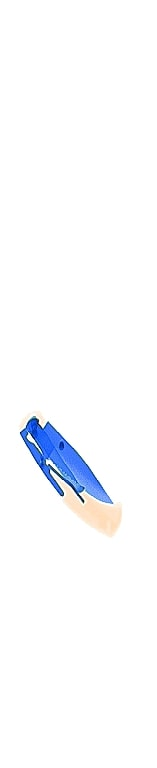
#> input picture threat_images/BAGGAGE_20170522_115645_80428_B.jpg, 157 x 768 px
$ python main.py threat_images/BAGGAGE_20170522_115645_80428_B.jpg threat_images/BAGGAGE_20170522_115645_80428_B.jpg out.png
#> lines starting #> are read from the running program, lines starting #| are printed output that depends on the picture; after the words box and inside, x2 and y2 are one past the last pixel; in counts of white or black regions, pixels touching at a corner belong together
### utils.py
# -*- coding: utf-8 -*-
"""
Created on Mon Sep 13 09:07:25 2021

@author: prajw
"""
import cv2
import numpy as np

def rotate(img, ccw = False):
    """Rotate the image to a new image .

    Args:
        img (np.ndarray of uint8): A numpy array of the image.
        ccw (bool, optional): Set to True to rotate image clockwise. Defaults to False.

    Returns:
        (np.ndarray of uint8): A numpy array of the image.
    """
    h, w = img.shape[:2]
    if ccw:
        return cv2.warpAffine(img, cv2.getRotationMatrix2D((w/2, h/2), 45, 0.7071), (w, h), borderValue = [255,255,255])
    else:
        return cv2.warpAffine(img, cv2.getRotationMatrix2D((w/2, h/2), -45, 0.7071), (w, h), borderValue = [255,255,255])


def get_threat(threat, ccw = False):
    """Get a color image from a given threat along with its alpha mask.

    Args:
        threat (np.ndarray of uint8): A numpy array of the 3 channel image.
        ccw (bool, optional): Set to True to rotate image clockwise. Defaults to False.

    Returns:
        (np.ndarray of uint8): A numpy array of the 4 channel image cropped to only include the rotated threat.
    """
    mask = np.where(cv2.cvtColor(threat, cv2.COLOR_BGR2GRAY) == 255, 0, 1).astype('uint8')


    contours,hierarchy = cv2.findContours(mask,cv2.RETR_EXTERNAL,cv2.CHAIN_APPROX_SIMPLE)
    cntsSorted = sorted(contours, key=lambda x: cv2.contourArea(x))
    cnt = cntsSorted[-1]
    x,y,w,h = cv2.boundingRect(cnt)

    # Final threat image
    crop = threat[y:y+h,x:x+w]

    # plt.imshow(crop)

    rotated = rotate(crop, ccw = ccw)

    # plt.imshow(rotated)

    mask = np.where(cv2.cvtColor(rotated, cv2.COLOR_BGR2GRAY) >= 240, 0, 255).astype('uint8')
    # plt.imshow(mask)

    rgba = cv2.cvtColor(rotated, cv2.COLOR_RGB2RGBA)
    rgba[:, :, 3] = mask

    return rgba

def get_bg(bg):
    """Get a background color for a given background image .

    Args:
        bg (np.ndarray of uint8): A numpy array of the image.
    Returns:
        bg (np.ndarray of uint8): A numpy array of the image.
        x (int): The x coordinate of the top left of threat image.
        y (int): The y coordinate of the top left of threat image.
        w (int): The width of the threat image.
        h (int): The height of the threat image.
    """
    mask = np.where(cv2.cvtColor(bg, cv2.COLOR_BGR2GRAY) == 255, 0, 1).astype('uint8')

    # plt.imshow(mask)

    contours,hierarchy = cv2.findContours(mask,cv2.RETR_EXTERNAL,cv2.CHAIN_APPROX_SIMPLE)
    contours = sorted(contours, key=lambda x: cv2.contourArea(x))
    cnt = contours[-1]

    w = 0
    h = 0
    while w<50 or h<50:
        index = sorted(np.random.choice(cnt.shape[0], 2, replace=False))
        p = cnt[index][:,0,:]
        x,y,w,h = map(int , [p[0][0], p[0][1], abs(p[1][0] - p[0][0]), abs(p[1][1] - p[0][1])])

    return bg, x,y,w,h

# rgba = cv2.resize(rgba, (w,h))


def overlay_transparent(background_img, img_to_overlay_t, x, y, overlay_size=None):
    """Overlay the image with transparent threat image withing the bag area.

    Args:
        background_img (np.ndarray of uint8): A numpy array of the image.
        img_to_overlay_t (np.ndarray of uint8): A numpy array of the image.
        x (int): topleft of the image
        y (int): topleft of the image
        overlay_size (1d List, optional): Desired overlay size. Defaults to None.

    Returns:
        bg_img (np.ndarray of uint8): A numpy array of the image with threat placed over the background
    """

    bg_img = background_img.copy()

    if overlay_size is not None:
        img_to_overlay_t = cv2.resize(img_to_overlay_t.copy(), overlay_size)

    b,g,r,a = cv2.split(img_to_overlay_t)
    overlay_color = cv2.merge((b,g,r))

    mask = cv2.medianBlur(a,5)

    h, w, _ = overlay_color.shape
    roi = bg_img[y:y+h, x:x+w]

    img1_bg = cv2.bitwise_and(roi.copy(),roi.copy(),mask = cv2.bitwise_not(mask))

    img2_fg = cv2.bitwise_and(overlay_color,overlay_color,mask = mask)

    bg_img[y:y+h, x:x+w] = cv2.add(img1_bg, img2_fg)

    return bg_img

### main.py
# -*- coding: utf-8 -*-
"""
Created on Mon Sep 13 19:40:46 2021

@author: prajw
"""
from utils import rotate, get_threat, get_bg, overlay_transparent
import sys
import cv2
import matplotlib.pyplot as plt

if __name__ == '__main__':


    ccw = False
    if len(sys.argv) == 5:
        ccw = True

    threat = cv2.imread(sys.argv[1])
#> threat is the input picture: shape (768, 157, 3); mean B, G, R 253.2, 251, 249.9
    rgba = get_threat(threat, ccw = ccw)
#> in get_threat, `mask = np.where(cv2.cvtColor(threat, cv2.COLOR_BGR2GRAY) == 255, 0, 1)..`:
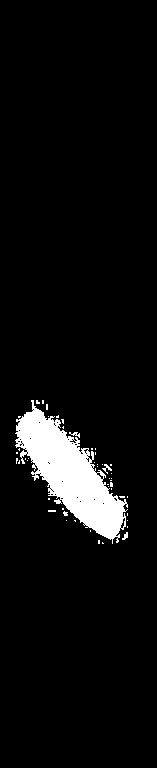
#> mask: shape (768, 157); values 0 (black) and 1 (white), 5.7% white; 49 white regions (45 under 20 px)
#> in get_threat, `contours,hierarchy = cv2.findContours(mask,cv2.RETR_EXTERNAL,cv2.CHAIN..`: contours = 49 contours, 48 with area under 20; largest, box (x1, y1, x2, y2) and area: (15, 400, 128, 544) 6309
#> in get_threat, `cntsSorted = sorted(contours, key=lambda x: cv2.contourArea(x))`: cntsSorted has the same summary as contours
#> in get_threat, `cnt = cntsSorted[-1]`: cnt = contour of 494 points, box (x1, y1, x2, y2) (15, 400, 128, 544), area 6309
#> in get_threat, `x,y,w,h = cv2.boundingRect(cnt)`: x = 15; y = 400; w = 113; h = 144
#> in get_threat, `crop = threat[y:y+h,x:x+w]`:
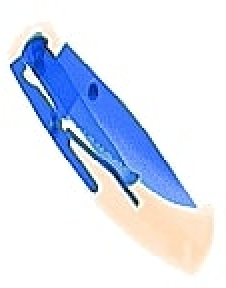
#> crop: shape (144, 113, 3) (shown 2 times larger); mean B, G, R 241.8, 225.5, 217.5
#> in rotate, `return cv2.warpAffine(img, cv2.getRotationMatrix2D((w/2, h/2), -45, 0...`:
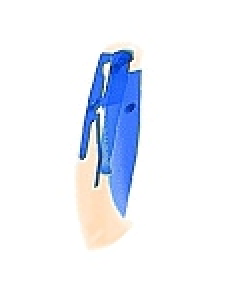
#> returned value: shape (144, 113, 3) (shown 2 times larger); mean of channels 0, 1, 2 248.4, 240.3, 236.3; drawn as B, G, R
#> in get_threat, `mask = np.where(cv2.cvtColor(rotated, cv2.COLOR_BGR2GRAY) >= 240, 0, 2..`:
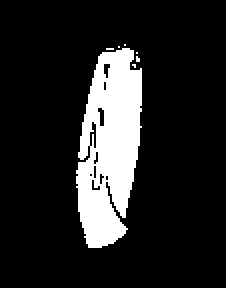
#> mask: shape (144, 113) (shown 2 times larger); 14.4% white; 7 white regions (6 under 20 px)
    # threat = cv2.imread('threat_images/BAGGAGE_20170522_115645_80428_B.jpg')
    bg = cv2.imread(sys.argv[2])
    bg, x,y,w,h = get_bg(bg)
#> the loop in get_bg, `while w<50 or h<50:` made 9 passes
#> (p, x, y, w, h) on passes 1 to 9: ([[33, 462], [102, 482]], 33, 462, 69, 20), ([[31, 473], [92, 456]], 31, 473, 61, 17), ([[35, 474], [93, 452]], 35, 474, 58, 22), ([[83, 524], [126, 505]], 83, 524, 43, 19), ([[29, 455], [54, 501]], 29, 455, 25, 46), ([[105, 476], [91, 462]], 105, 476, 14, 14), ([[32, 474], [90, 462]], 32, 474, 58, 12), ([[15, 433], [29, 455]], 15, 433, 14, 22), ([[16, 430], [80, 520]], 16, 430, 64, 90)
#> x = 16; y = 430; w = 64; h = 90
    f = 0
    c = 0
    while not f:
        try:
            if w>200 or h>150:
                w = 200
                h = 150
            out = overlay_transparent(bg, rgba, x, y, (w,h))
#> in overlay_transparent, `b,g,r,a = cv2.split(img_to_overlay_t)`:
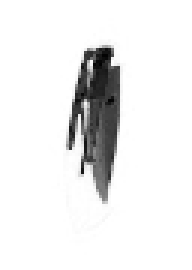
#> r: shape (90, 64) (shown 3 times larger); min 2, max 255, mean 236.3
#> in overlay_transparent, `img1_bg = cv2.bitwise_and(roi.copy(),roi.copy(),mask = cv2.bitwise_not..`:
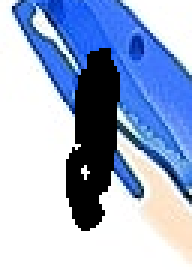
#> img1_bg: shape (90, 64, 3) (shown 3 times larger); mean B, G, R 206.1, 174.6, 158.2
#> in overlay_transparent, `img2_fg = cv2.bitwise_and(overlay_color,overlay_color,mask = mask)`:
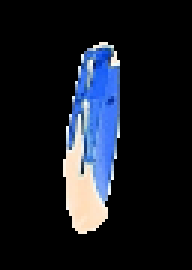
#> img2_fg: shape (90, 64, 3) (shown 3 times larger); mean B, G, R 34.4, 26.1, 22.1
            plt.imshow(out)
            cv2.imwrite(sys.argv[3], out)
            f = 1
        except:
            c+=1
            if c>1000:
                print('Max Tries Exceeded, check input image dimensions and try again')
                break

$ run again, with threat_images/BAGGAGE_20170524_075554_80428_B.jpg copied over threat_images/BAGGAGE_20170522_115645_80428_B.jpg
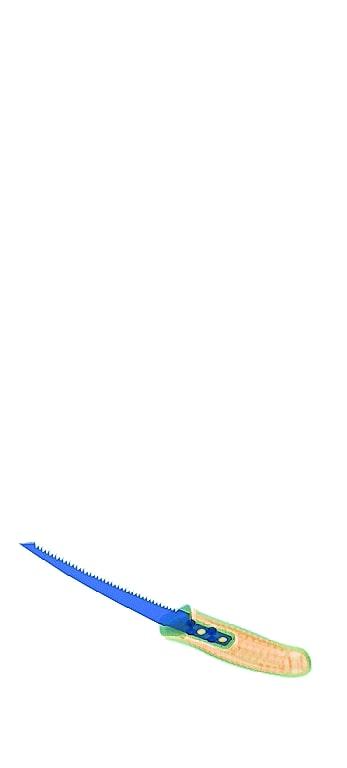
#> input picture threat_images/BAGGAGE_20170524_075554_80428_B.jpg, 347 x 768 px
#> threat is the input picture: shape (768, 347, 3); mean B, G, R 252.6, 252.4, 251.9
#> in get_threat, `mask = np.where(cv2.cvtColor(threat, cv2.COLOR_BGR2GRAY) == 255, 0, 1)..`:
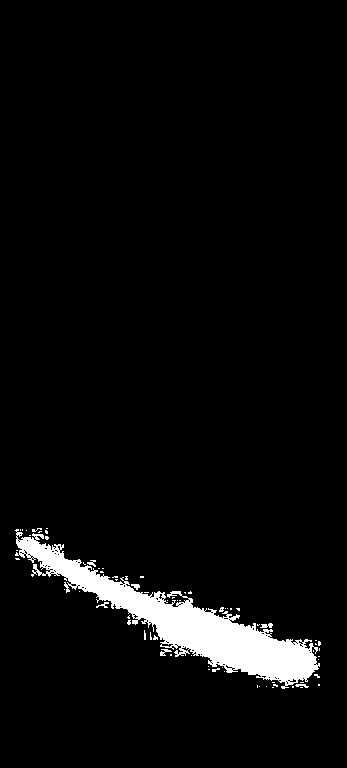
#> mask: shape (768, 347); values 0 (black) and 1 (white), 4.3% white; 71 white regions (64 under 20 px)
#> in get_threat, `contours,hierarchy = cv2.findContours(mask,cv2.RETR_EXTERNAL,cv2.CHAIN..`: contours = 71 contours, 67 with area under 20; largest, box (x1, y1, x2, y2) and area: (15, 529, 320, 689) 10481, (260, 623, 273, 628) 26, (160, 649, 172, 656) 22, (131, 584, 140, 590) 21
#> cntsSorted has the same summary as contours
#> in get_threat, `cnt = cntsSorted[-1]`: cnt = contour of 1062 points, box (x1, y1, x2, y2) (15, 529, 320, 689), area 10481
#> in get_threat, `x,y,w,h = cv2.boundingRect(cnt)`: x = 15; y = 529; w = 305; h = 160
#> the loop in get_bg, `while w<50 or h<50:` made 1 pass
#> (p, x, y, w, h) on pass 1: ([[81, 588], [209, 663]], 81, 588, 128, 75)
#> `bg, x,y,w,h = get_bg(bg)`: x = 81; y = 588; w = 128; h = 75
#> in overlay_transparent, `img2_fg = cv2.bitwise_and(overlay_color,overlay_color,mask = mask)`:
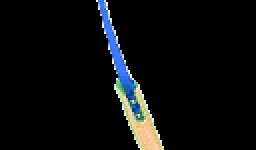
#> img2_fg: shape (75, 128, 3) (shown 2 times larger); mean B, G, R 12.8, 12, 10.7

$ run again, with threat_images/BAGGAGE_20170522_113049_80428_A.jpg copied over threat_images/BAGGAGE_20170522_115645_80428_B.jpg
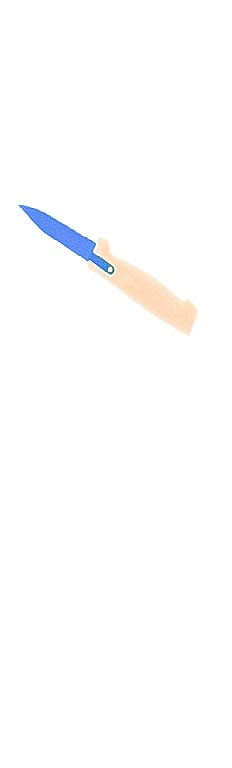
#> input picture threat_images/BAGGAGE_20170522_113049_80428_A.jpg, 232 x 768 px
#> threat is the input picture: shape (768, 232, 3); mean B, G, R 253.7, 253.4, 253.4
#> in get_threat, `contours,hierarchy = cv2.findContours(mask,cv2.RETR_EXTERNAL,cv2.CHAIN..`: contours = 52 contours, 51 with area under 20; largest, box (x1, y1, x2, y2) and area: (15, 192, 201, 337) 6306
#> cntsSorted has the same summary as contours
#> in get_threat, `cnt = cntsSorted[-1]`: cnt = contour of 631 points, box (x1, y1, x2, y2) (15, 192, 201, 337), area 6306
#> in get_threat, `x,y,w,h = cv2.boundingRect(cnt)`: x = 15; y = 192; w = 186; h = 145
#> the loop in get_bg, `while w<50 or h<50:` made 3 passes
#> (p, x, y, w, h) on passes 1 to 3: ([[193, 296], [154, 275]], 193, 296, 39, 21), ([[23, 218], [114, 254]], 23, 218, 91, 36), ([[19, 209], [144, 310]], 19, 209, 125, 101)
#> `bg, x,y,w,h = get_bg(bg)`: x = 19; y = 209; w = 125; h = 101
#> in overlay_transparent, `img2_fg = cv2.bitwise_and(overlay_color,overlay_color,mask = mask)`:
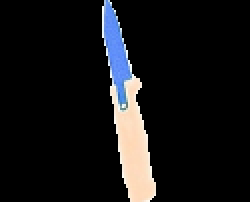
#> img2_fg: shape (101, 125, 3) (shown 2 times larger); mean B, G, R 20.9, 19.8, 20.1
